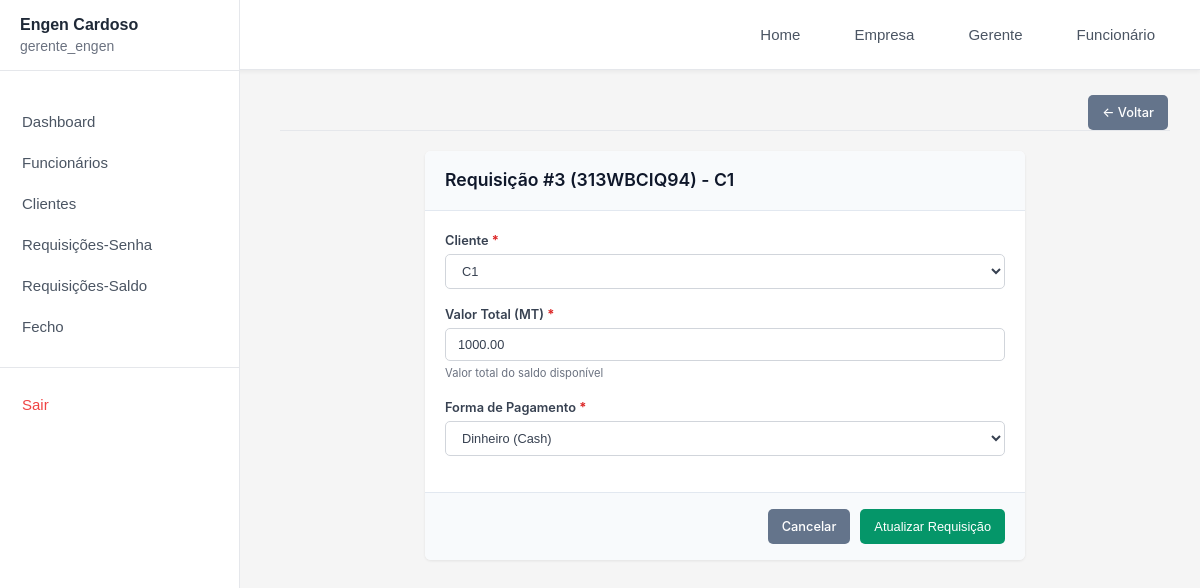
Screenshot of /gerente/requisicoes-saldo/3/editar/ (signed in) with the database file from the repository.
### empresas/models.py (models this page shows, shortened)
class Empresa(models.Model):
   nome = models.CharField(max_length=200)
   status = models.BooleanField(default=True)
   gerente = models.OneToOneField(User, on_delete=models.CASCADE, related_name='empresa_gerenciada')

### gerente/models.py (models this page shows, shortened)
class RequisicaoSaldo(models.Model):
    empresa = models.ForeignKey(Empresa, on_delete=models.CASCADE, related_name='requisicoes_saldo', null=True, blank=True)
    cliente = models.ForeignKey("Cliente", on_delete=models.CASCADE, related_name='requisicoes_saldo')
    valor_total = models.DecimalField(max_digits=10, decimal_places=2, validators=[MinValueValidator(0)])
    funcionario_responsavel = models.ForeignKey("Funcionario", on_delete=models.SET_NULL, null=True, blank=True)
    codigo = models.CharField(max_length=10, unique=True, default=gerar_codigo, editable=False)
    data_criacao = models.DateTimeField(auto_now_add=True)
    ativa = models.BooleanField(default=True)
    fecho = models.ForeignKey(Fecho, on_delete=models.SET_NULL, null=True, blank=True, related_name='requisicoes_saldo')
    FORMA_PAGAMENTO_CHOICES = [
        ('transferencia', 'Transferência Bancária'),
        ('cash', 'Dinheiro (Cash)'),
        ('pos', 'POS (Cartão)'),
    ]
    forma_pagamento = models.CharField(
        max_length=20,
        choices=FORMA_PAGAMENTO_CHOICES,
        verbose_name="Forma de Pagamento",
        default='cash'
    )
    banco = models.CharField(
        max_length=100,
        null=True,
        blank=True,
        verbose_name="Nome do Banco",
        help_text="Obrigatório apenas para transferência bancária"
    )

class Cliente(models.Model):
   empresa = models.ForeignKey(Empresa, on_delete=models.CASCADE, related_name='clientes', null=True, blank=True)
   nome = models.CharField(max_length=100)
   email = models.EmailField(blank=True, null=True)
   contacto = models.CharField(max_length=20, blank=True, null=True)
   endereco = models.TextField(blank=True, null=True)
   data_criacao = models.DateTimeField(auto_now_add=True)

### gerente/views.py (the view, shortened to what this page needs)
# urls.py: path('requisicoes-saldo/<int:requisicao_id>/editar/', views.editar_requisicao_saldo, name='editar_requisicao_saldo'),
@login_required(login_url='/gerente/login')
@user_passes_test(is_gerente, login_url='/login')
def editar_requisicao_saldo(request, requisicao_id):
    empresa = get_empresa_usuario(request.user)
    if not empresa:
        messages.error(request, 'Empresa não encontrada.')
        return redirect('login')
    requisicao = get_object_or_404(RequisicaoSaldo, id=requisicao_id, empresa=empresa, ativa=True)
    if requisicao.fecho:
        messages.error(request, f'Não é possível editar a requisição de saldo #{requisicao.id} pois ela já foi fechada no fecho #{requisicao.fecho.id}.')
        return redirect('requisicoes_saldo')
    clientes = Cliente.objects.filter(empresa=empresa).order_by('nome')
    context = {
        'requisicao': requisicao,
        'clientes': clientes,
    }
    return render(request, 'gerente/editar_req_saldo.html', context)

### gerente/context_processors.py (called while the page is built)
def empresa_context(request):
    if request.user.is_authenticated:
        try:
            if hasattr(request.user, 'empresa_gerenciada'):
                return {'empresa_atual': request.user.empresa_gerenciada}
            elif hasattr(request.user, 'funcionario'):
                return {'empresa_atual': request.user.funcionario.empresa}
        except:
            pass
    return {'empresa_atual': None}

### gerente/views.py (called while the page is built)
def is_gerente(user):
  return user.groups.filter(name='Gerente').exists()

def get_empresa_usuario(user):
   try:
       if hasattr(user, 'empresa_gerenciada'):
           return user.empresa_gerenciada
       elif hasattr(user, 'funcionario'):
           return user.funcionario.empresa
   except:
       pass
   return None

### templates/gerente/editar_req_saldo.html (shortened to what this page needs)
{% extends 'gerente/base.html' %}
{% block content %}
<div class="adicionar-content">
    <div class="content-header">
        <a href="{% url 'requisicoes_saldo' %}" class="btn-secondary">← Voltar</a>
    </div>
    <div class="form-container">
        <div class="form-card">
            <div class="form-header">
                <h3>Requisição #{{ requisicao.id }} ({{ requisicao.codigo }}) - {{ requisicao.cliente.nome }}</h3>
            </div>
            <form method="post" action="{% url 'editar_requisicao_saldo' requisicao.id %}">
                <div class="form-body">
                    <div class="form-group">
                        <label for="cliente">Cliente <span class="required">*</span></label>
                        <select class="form-control" id="cliente" name="cliente" required>
                            {% for cliente in clientes %}
                            <option value="{{ cliente.id }}" {% if cliente.id == requisicao.cliente.id %}selected{% endif %}>
                                {{ cliente.nome }}
                            </option>
                            {% endfor %}
                        </select>
                    </div>
                    <div class="form-group">
                        <label for="valor_total">Valor Total (MT) <span class="required">*</span></label>
                        <input type="number" class="form-control" id="valor_total" name="valor_total" step="0.01" min="0"
                            value="{{ requisicao.valor_total }}" required>
                        <small class="form-text">Valor total do saldo disponível</small>
                    </div>
                    <div class="form-group">
                        <label for="forma_pagamento">Forma de Pagamento <span class="required">*</span></label>
                        <select class="form-control" id="forma_pagamento" name="forma_pagamento" required>
                            <option value="cash" {% if requisicao.forma_pagamento == 'cash' %}selected{% endif %}>Dinheiro (Cash)</option>
                        </select>
                    </div>
                </div>
                <div class="form-footer">
                    <a href="{% url 'requisicoes_saldo' %}" class="btn-secondary">Cancelar</a>
                    <button type="submit" class="btn-submit">Atualizar Requisição</button>
                </div>
            </form>
        </div>
    </div>
</div>
{% endblock %}

### templates/gerente/sidebar.html (shortened to what this page needs)
<div class="sidebar">
    <div class="user-section">
        <div class="empresa-name">{{ empresa_atual.nome|default:"Sistema" }}</div>
        <div class="user-info">{{ request.user.get_full_name|default:request.user.username }}</div>
    </div>
    <nav class="sidebar-nav">
        <ul class="nav-list">
            <li class="nav-item">
                <a href="{% url 'dashboard' %}"
                    class="nav-link {% if request.resolver_match.url_name == 'dashboard' %}active{% endif %}">
                    Dashboard
                </a>
            </li>
            <li class="nav-item">
                <a href="{% url 'funcionarios' %}"
                    class="nav-link {% if request.resolver_match.url_name == 'funcionarios' %}active{% endif %}">
                    Funcionários
                </a>
            </li>
            <li class="nav-item">
                <a href="{% url 'clientes' %}"
                    class="nav-link {% if request.resolver_match.url_name == 'clientes' %}active{% endif %}">
                    Clientes
                </a>
            </li>
            <li class="nav-item">
                <a href="{% url 'requisicoes' %}"
                    class="nav-link {% if request.resolver_match.url_name == 'requisicoes' %}active{% endif %}">
                    Requisições-Senha
                </a>
            </li>
            <li class="nav-item">
                <a href="{% url 'requisicoes_saldo' %}"
                    class="nav-link {% if request.resolver_match.url_name == 'requisicoes_saldo' %}active{% endif %}">
                    Requisições-Saldo
                </a>
            </li>
            <li class="nav-item">
                <a href="{% url 'fecho' %}"
                    class="nav-link {% if request.resolver_match.url_name == 'fecho' %}active{% endif %}">
                    Fecho
                </a>
            </li>
            <li class="nav-item nav-divider">
                <a href="{% url 'logout' %}" class="nav-link nav-logout">
                    Sair
                </a>
            </li>
        </ul>
    </nav>
</div>

### templates/gerente/navbar.html (style rules this page uses)
.nav-link { color: #4b5563; text-decoration: none; padding: 8px 16px; border-radius: 6px; transition: all 0.2s ease; font-size: 0.95rem; font-weight: 500; }

### templates/gerente/sidebar.html (style rules this page uses)
.sidebar { width: 240px; background-color: #ffffff; min-height: 100vh; position: fixed; top: 0; left: 0; overflow-y: auto; border-right: 1px solid #e5e7eb; display: flex; flex-direction: column; z-index: 2000; }
.user-section { padding: 16px 20px; background-color: #ffffff; border-bottom: 1px solid #e5e7eb; text-align: left; }
.empresa-name { color: #1f2937; font-size: 16px; font-weight: 600; letter-spacing: 0; margin-bottom: 4px; text-transform: capitalize; }
.user-info { color: #6b7280; font-size: 14px; font-weight: 400; opacity: 1; }
.sidebar-nav { flex-grow: 1; padding-top: 30px; }
.nav-list { list-style: none; padding: 0; margin: 0; }
.nav-item { margin: 0; }
.nav-divider { margin-top: auto; padding-top: 16px; border-top: 1px solid #e5e7eb; margin-top: 20px; }
.nav-link { display: flex; align-items: center; padding: 12px 20px; color: #4b5563; text-decoration: none; font-size: 15px; font-weight: 500; transition: background-color 0.2s, color 0.2s; border-left: 2px solid transparent; }
.nav-logout { color: #ef4444; }

### rows the page displays
Empresa: nome "Engen Cardoso"
RequisicaoSaldo: id "3", codigo "313WBCIQ94", cliente.nome "C1", cliente "C1", valor_total "1000.00", forma_pagamento "Dinheiro (Cash)"

### other values shown
{{ request.user.get_full_name|default:request.user.username }} "gerente_engen"
